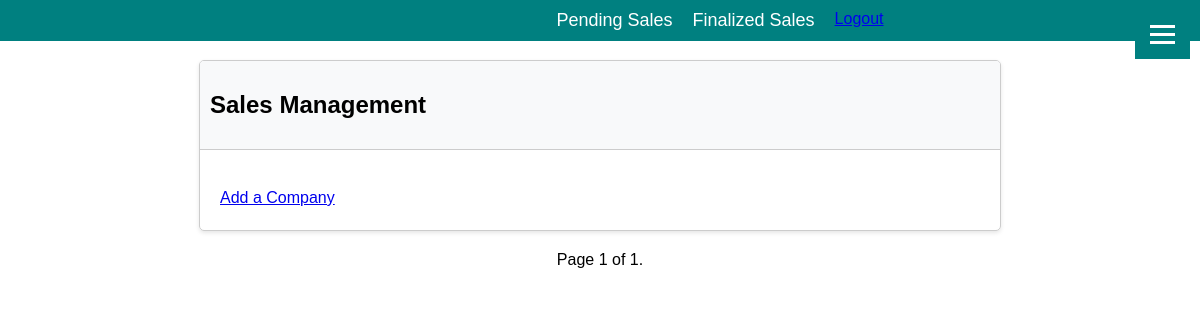
The app's page /sales_preview/ (signed in), older data.
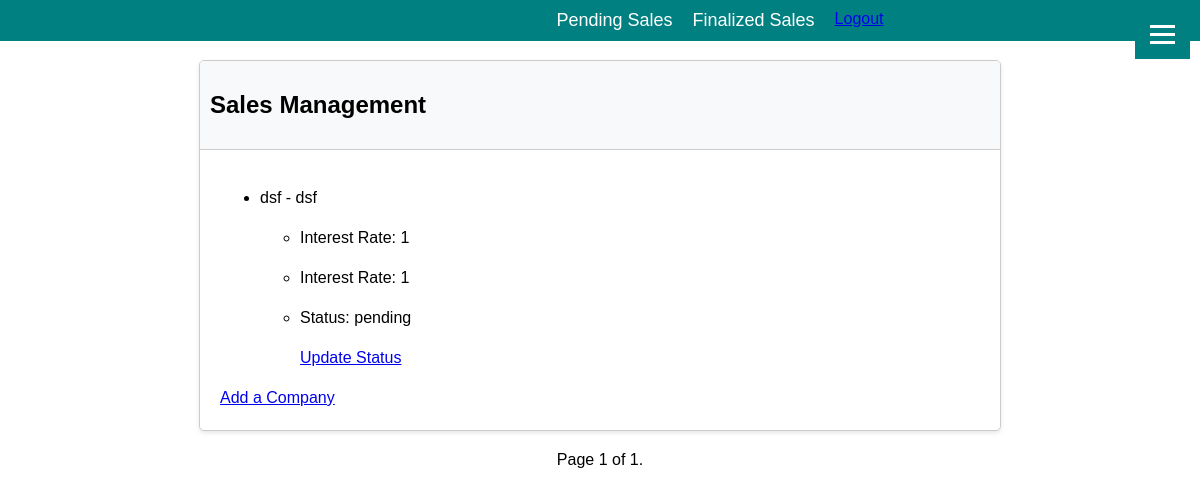
The same page, newer data.
### origin/models.py (models this page shows, shortened)
class Company(models.Model):
    user = models.ForeignKey(User, on_delete=models.CASCADE)
    company_name = models.CharField(max_length=1000)
    company_address = models.CharField(max_length=1000)
    owner_number = models.CharField(max_length=20)
    manager_number = models.CharField(max_length=20, blank=True, null=True)
    def __str__(self) -> str:
        return f"{self.company_name} - {self.company_address}"

class SalesProcess(models.Model):
    company = models.ForeignKey(Company, on_delete=models.CASCADE)
    interest = models.IntegerField(choices=[(i, i) for i in range(1, 11)])
    date_created = models.DateTimeField(auto_now_add=True)
    def __str__(self) -> str:
        return f"{self.interest}"

class ProductStatus(models.Model):
    product = models.ForeignKey(Product, on_delete=models.CASCADE)
    company = models.ForeignKey(Company, on_delete=models.CASCADE)
    STATUS_CHOICES = [
        ('pending', 'Pending'),
        ('closed', 'Closed'),
        ('denied', 'Denied'),
    ]
    status = models.CharField(max_length=10, choices=STATUS_CHOICES)
    description = models.TextField()
    date_updated = models.DateTimeField(auto_now=True)
    def __str__(self) -> str:
        return f"{self.company.company_name} _ {self.status}"

### origin/views.py (the view)
# urls.py: path('sales_preview/', views.SalesPreView, name='sales_preview'),
@login_required
def SalesPreView(request):
    companies = Company.objects.filter(user=request.user)
    pending = ProductStatus.objects.filter(status="pending")
    pending_statuses = ProductStatus.objects.filter(status="pending")
    company_id_pending = [status.company_id for status in pending_statuses]
    companies_all = Company.objects.filter(id__in=company_id_pending)
    user = request.user
    users_list = User.objects.all()
    print(f"Users list {users_list}")
    if user.is_superuser:  # Corrected usage of is_superuser
        paginator = Paginator(companies_all,8)
        pagenumber = request.GET.get("page")
        page_obj = paginator.get_page(pagenumber)
    else:
        paginator = Paginator(companies_all,8)
        pagenumber = request.GET.get("page")
        page_obj = paginator.get_page(pagenumber)
    company_ids = [company.id for company in companies]
    print(f"Company IDs: {company_ids}")
    interesting = SalesProcess.objects.filter(company_id__in=company_ids)
    interesting_all = SalesProcess.objects.all()
    statuses = ProductStatus.objects.filter(company_id__in=company_ids)
    statuses_all = ProductStatus.objects.all
    status_ids = [status.id for status in statuses]
    print(f"Interests: {interesting}")
    print(f"Statuses: {statuses}")
    print(f"Status IDs: {status_ids}")
    return render(request, 'sales_preview.html', {'data': companies, 'interests': interesting, 'statuses': statuses, 'status_ids': status_ids, 'companies_all': companies_all, 'interesting_all':interesting_all, 'statuses_all':statuses_all, "page_obj": page_obj, 'users':users_list})

### origin/templates/sales_preview.html (shortened to what this page needs)
{% extends "base.html" %}
{% block content %}
<div class="card">
    <div class="card-header">
        <h2>Sales Management</h2>
    </div>
    <div class="card-body">
        <div class="company-card">
            {% if user.is_superuser %}
            {% for stat in statuses_all %}
            {% if stat.status == "pending" %}
            <ul>
                {% for company in page_obj %}
                {% if stat.company_id == company.id %}
                <li>
                    <p>{{ company }}</p>
                    {% for user_obj in users %}
                    {% if company.user_id == user_obj.id %}
                    <p>Added by: {{ user_obj.username }}</p>
                    {% endif %}
                    {% endfor %}
                    <ul>
                        {% for interest in interesting_all %}
                        {% if interest.company_id == company.id %}
                        <li>
                            <p>Interest Rate: {{ interest }}</p>
                        </li>
                        {% endif %}
                        {% endfor %}
                        <li>
                            <p>Status: {{ stat.status }}</p>
                            {% for status_id in status_ids %}
                            {% if stat.id == status_id %}
                            <a href="{% url 'sales_status_update' status_id=status_id %}">Update Status</a>
                            {% endif %}
                            {% endfor %}
                        </li>
                    </ul>
                </li>
                {% endif %}
                {% endfor %}
            </ul>
            {% endif %}
            {% endfor %}
            {% else %}
            <ul>
                {% for stat in statuses %}
                {% if stat.status == "pending" %}
                {% for company in page_obj %}
                {% if stat.company_id == company.id %}
                <li>
                    <p>{{ company }}</p>
                    <ul>
                        {% for interest in interests %}
                        {% if interest.company_id == company.id %}
                        <li>
                            <p>Interest Rate: {{ interest }}</p>
                        </li>
                        {% endif %}
                        {% endfor %}
                        <li>
                            <p>Status: {{ stat.status }}</p>
                            {% for status_id in status_ids %}
                            {% if stat.id == status_id %}
                            <a href="{% url 'sales_status_update' status_id=status_id %}">Update Status</a>
                            {% endif %}
                            {% endfor %}
                        </li>
                    </ul>
                </li>
                {% endif %}
                {% endfor %}
                {% endif %}
                {% endfor %}
            </ul>
            {% endif %}
        </div>
        <a href="/sales_add">Add a Company</a>
    </div>
</div>
<div class="pagination">
    <span class="step-links">
        <span class="current">
            Page {{ page_obj.number }} of {{ page_obj.paginator.num_pages }}.
        </span>
    </span>
</div>
{% endblock content %}

Row changes from the older to the newer data that the page shows:
added ProductStatus: status "pending"
added Company: company_name+company_address "dsf - dsf"
added SalesProcess: interest "1"
added SalesProcess: interest "1"
